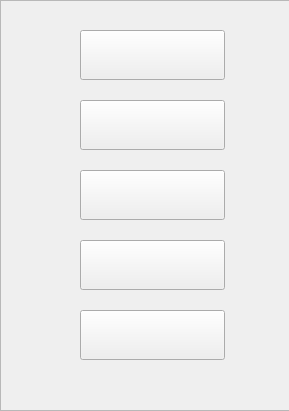
<?xml version="1.0" encoding="UTF-8"?>
<ui version="4.0">
 <class>beginMenu</class>
 <widget class="QWidget" name="beginMenu">
  <property name="geometry">
   <rect>
    <x>0</x>
    <y>0</y>
    <width>289</width>
    <height>411</height>
   </rect>
  </property>
  <property name="windowTitle">
   <string>Form</string>
  </property>
  <widget class="QFrame" name="frame">
   <property name="geometry">
    <rect>
     <x>0</x>
     <y>0</y>
     <width>290</width>
     <height>411</height>
    </rect>
   </property>
   <property name="frameShape">
    <enum>QFrame::StyledPanel</enum>
   </property>
   <property name="frameShadow">
    <enum>QFrame::Raised</enum>
   </property>
   <widget class="QPushButton" name="singleGameButton">
    <property name="geometry">
     <rect>
      <x>80</x>
      <y>30</y>
      <width>145</width>
      <height>50</height>
     </rect>
    </property>
    <property name="text">
     <string/>
    </property>
   </widget>
   <widget class="QPushButton" name="webGameButton">
    <property name="geometry">
     <rect>
      <x>80</x>
      <y>100</y>
      <width>145</width>
      <height>50</height>
     </rect>
    </property>
    <property name="text">
     <string/>
    </property>
   </widget>
   <widget class="QPushButton" name="websiteButton">
    <property name="geometry">
     <rect>
      <x>80</x>
      <y>170</y>
      <width>145</width>
      <height>50</height>
     </rect>
    </property>
    <property name="text">
     <string/>
    </property>
   </widget>
   <widget class="QPushButton" name="teamButton">
    <property name="geometry">
     <rect>
      <x>80</x>
      <y>240</y>
      <width>145</width>
      <height>50</height>
     </rect>
    </property>
    <property name="text">
     <string/>
    </property>
   </widget>
   <widget class="QPushButton" name="exitGameButton">
    <property name="geometry">
     <rect>
      <x>80</x>
      <y>310</y>
      <width>145</width>
      <height>50</height>
     </rect>
    </property>
    <property name="text">
     <string/>
    </property>
   </widget>
  </widget>
 </widget>
 <resources/>
 <connections/>
</ui>
